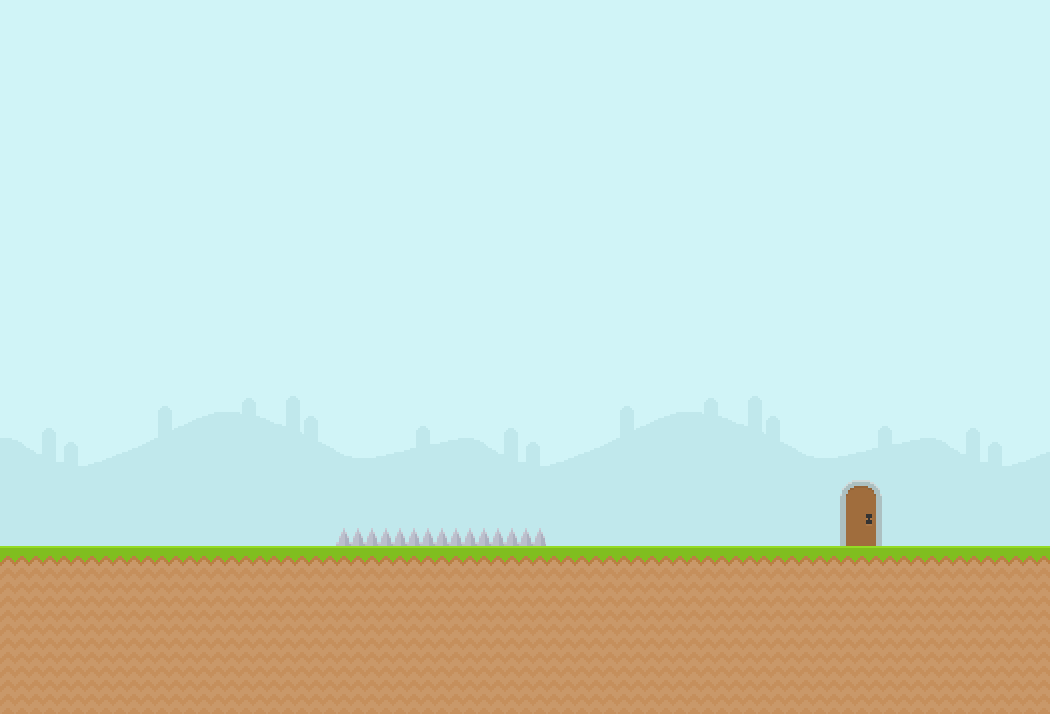

Below is a game level as drawn by its tile map, then a one-line description and the .tmx file that defines it, in full:
An orthogonal 25x17 tile map with 42x42 px tiles, 2 tile layers (background, foreground) and 2 objects (player, diamond).

<map version="1.0" tiledversion="1.0.2" orientation="orthogonal" renderorder="right-down" width="25" height="17" tilewidth="42" tileheight="42" nextobjectid="11">
 <tileset firstgid="1" source="tileset.tsx" />
 <layer name="background" width="25" height="17">
  <data encoding="csv">
238,238,238,238,238,238,238,238,238,238,238,238,238,238,238,238,238,238,238,238,238,238,238,238,238,
238,238,238,238,238,238,238,238,238,238,238,238,238,238,238,238,238,238,238,238,238,238,238,238,238,
238,238,238,238,238,238,238,238,238,238,238,238,238,238,238,238,238,238,238,238,238,238,238,238,238,
238,238,238,238,238,238,238,238,238,238,238,238,238,238,238,238,238,238,238,238,238,238,238,238,238,
238,238,238,238,238,238,238,238,238,238,238,238,238,238,238,238,238,238,238,238,238,238,238,238,238,
238,238,238,238,238,238,238,238,238,238,238,238,238,238,238,238,238,238,238,238,238,238,238,238,238,
238,238,238,238,238,238,238,238,238,238,238,238,238,238,238,238,238,238,238,238,238,238,238,238,238,
238,238,238,238,238,238,238,238,238,238,238,238,238,238,238,238,238,238,238,238,238,238,238,238,238,
238,238,238,238,238,238,238,238,238,238,238,238,238,238,238,238,238,238,238,238,238,238,238,238,238,
230,231,232,233,234,235,236,237,238,239,240,230,231,232,233,234,235,236,237,238,239,240,230,231,232,
260,261,262,263,264,265,266,267,268,269,270,260,261,262,263,264,265,266,267,268,269,270,260,261,262,
290,291,292,293,294,295,296,297,298,299,300,290,291,292,293,294,295,296,297,298,299,300,290,291,292,
298,298,298,298,298,298,298,298,298,298,298,298,298,298,298,298,298,298,298,298,298,298,298,298,298,
298,298,298,298,298,298,298,298,298,298,298,298,298,298,298,298,298,298,298,298,298,298,298,298,298,
298,298,298,298,298,298,298,298,298,298,298,298,298,298,298,298,298,298,298,298,298,298,298,298,298,
298,298,298,298,298,298,298,298,298,298,298,298,298,298,298,298,298,298,298,298,298,298,298,298,298,
298,298,298,298,298,298,298,298,298,298,298,298,298,298,298,298,298,298,298,298,298,298,298,298,298
</data>
 </layer>
 <layer name="foreground" width="25" height="17">
  <data encoding="csv">
0,0,0,0,0,0,0,0,0,0,0,0,0,0,0,0,0,0,0,0,0,0,0,0,0,
0,0,0,0,0,0,0,0,0,0,0,0,0,0,0,0,0,0,0,0,0,0,0,0,0,
0,0,0,0,0,0,0,0,0,0,0,0,0,0,0,0,0,0,0,0,0,0,0,0,0,
0,0,0,0,0,0,0,0,0,0,0,0,0,0,0,0,0,0,0,0,0,0,0,0,0,
0,0,0,0,0,0,0,0,0,0,0,0,0,0,0,0,0,0,0,0,0,0,0,0,0,
0,0,0,0,0,0,0,0,0,0,0,0,0,0,0,0,0,0,0,0,0,0,0,0,0,
0,0,0,0,0,0,0,0,0,0,0,0,0,0,0,0,0,0,0,0,0,0,0,0,0,
0,0,0,0,0,0,0,0,0,0,0,0,0,0,0,0,0,0,0,0,0,0,0,0,0,
0,0,0,0,0,0,0,0,0,0,0,0,0,0,0,0,0,0,0,0,0,0,0,0,0,
0,0,0,0,0,0,0,0,0,0,0,0,0,0,0,0,0,0,0,0,0,0,0,0,0,
0,0,0,0,0,0,0,0,0,0,0,0,0,0,0,0,0,0,0,0,0,0,0,0,0,
0,0,0,0,0,0,0,0,0,0,0,0,0,0,0,0,0,0,0,0,167,0,0,0,0,
0,0,0,0,0,0,0,0,119,119,119,119,119,0,0,0,0,0,0,0,168,0,0,0,0,
124,124,124,124,124,124,124,124,124,124,124,124,124,124,124,124,124,124,124,124,124,124,124,124,124,
153,153,153,153,153,153,153,153,153,153,153,153,153,153,153,153,153,153,153,153,153,153,153,153,153,
153,153,153,153,153,153,153,153,153,153,153,153,153,153,153,153,153,153,153,153,153,153,153,153,153,
153,153,153,153,153,153,153,153,153,153,153,153,153,153,153,153,153,153,153,153,153,153,153,153,153
</data>
 </layer>
 <objectgroup name="objects">
  <object id="1" name="player" type="player" x="42" y="467" width="64" height="74" />
  <object id="9" name="diamond" x="434" y="362" width="40" height="48" />
 </objectgroup>
</map>
